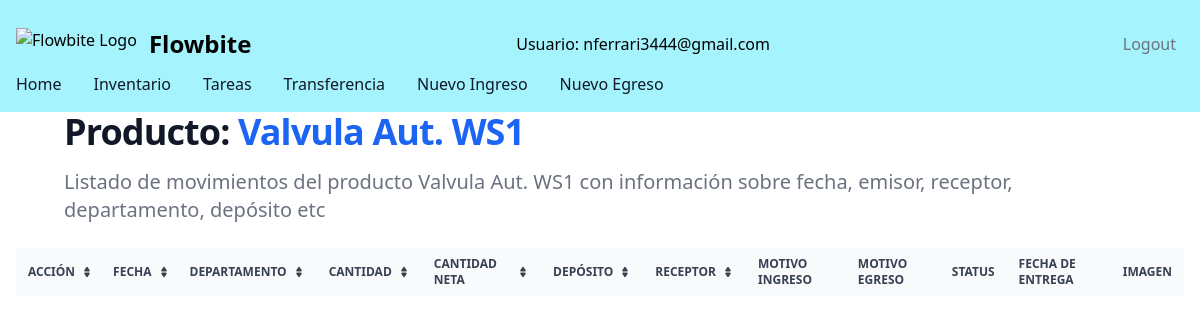
The app's page /historical-movements/3 (signed in) with its own data.
### filsa/models.py (models this page shows, shortened)
class CustomUser( AbstractBaseUser , PermissionsMixin ):
    ROLES = [('Operator', 'Operator'),
             ('Logistic','Logistic'),
             ('Supervisor','Supervisor')]
    DEPARTMENT = [('Ventas','Ventas'),
                ('Dirección', 'Dirección'),
                ('Administración', 'Administración'),
                ('Taller', 'Taller'),
                ('Logística','Logística')
                ]
    username = models.CharField(max_length=50)
    password = models.CharField(max_length=50)
    email = models.EmailField(max_length=50, blank=False, unique=True,
                              default='', error_messages =
                                {'required': 'Please provide your email address.',
                  'unique': 'An account with this email exist'},)
    departamento = models.CharField(max_length=30, choices = DEPARTMENT, default='Sales')
    role = models.CharField(max_length=40, choices=ROLES, blank=True, null=True)
    is_staff = models.BooleanField(default=False)
    is_superuser = models.BooleanField(default=False)
    is_active = models.BooleanField(default=True)
    USERNAME_FIELD = 'email'
    REQUIRED_FIELDS = ['username']
    objects = CustomUserManager()

class Product(models.Model):
    CATEGORIES = [('Tubos', 'Tubos'),
                  ('Tornillos', 'Tornillos'),
                  ('Accesorios','Accesorios'),
                  ('Maquinas','Maquinas'),
                  ('Insumos','Insumos')
                  ]
    product_id = models.AutoField(primary_key=True)
    name = models.CharField(max_length=50)
    barcode = models.BigIntegerField(verbose_name=u"Codigo de Barras")
    internalCode = models.BigIntegerField(verbose_name=u"Codigo Interno")
    quantity = models.FloatField()
    category = models.CharField(max_length=20, choices=CATEGORIES, default='Insumos')
    location = models.CharField(max_length=20, default='')
    supplier = models.CharField(max_length=20, default='')
    warehouse = models.ForeignKey(Warehouses, on_delete=models.CASCADE, related_name='warehouse_name')
    deltaQuantity = models.FloatField()
    stockSecurity = models.IntegerField()
    inTransit = models.BooleanField()

### filsa/views.py (the view)
# urls.py: path('historical-movements/<int:product_id>', StockHistoryView.as_view(), name= "stockhistory" ) ,
class StockHistoryView(LoginRequiredMixin, generic.ListView):
    model = StockMovements
    template_name = 'stockhistory.html'
    def get_context_data(self, **kwargs):
        print('kwargs', self.kwargs)
        product_id = self.kwargs['product_id']
        product_name = Product.objects.filter(product_id=product_id)
        context = super(StockHistoryView, self).get_context_data(**kwargs)
        movements = StockMovements.objects.filter(product=product_id)
        context['movements'] = StockMovements.objects.filter(product=product_id)
        context['product'] = product_name[0].name
        return context

### filsa/templates/stockhistory.html (shortened to what this page needs)
{% extends '_base.html' %}
{% load static %}
{% block content %}
<h1 class="mb-4 text-2xl sm:px-16 xl:px-48 font-extrabold leading-none tracking-tight text-gray-900 md:text-3xl lg:text-4xl dark:text-white">Producto: <span class="text-blue-600 dark:text-blue-500">{{product}}</span></h1>
<p class="mb-6 text-lg font-normal text-gray-500 lg:text-xl sm:px-16 xl:px-48 dark:text-gray-400">Listado de movimientos del producto {{product}} con información sobre fecha, emisor, receptor, departamento, depósito etc</p>
<div class="w-full px-4 relative overflow-x-auto">
    <table class="text-sm text-left rtl:text-right text-gray-500 dark:text-gray-400">
        <thead class="text-xs text-gray-700 uppercase bg-gray-50 dark:bg-gray-700 dark:text-gray-400">
            <tr>
                <th scope="col" class="px-3 py-2">
                    <div class="flex items-center">
                        Acción
                        <a href="#"></a>
                    </div>
                </th>
                <th scope="col" class="px-2 py-2">
                    <div class="flex items-center">
                        Fecha
                        <a href="#"></a>
                    </div>
                </th>
                <th scope="col" class="px-3 py-2">
                    <div class="flex items-center">
                        Departamento
                        <a href="#"></a>
                    </div>
                </th>
                <th scope="col" class="px-3 py-2">
                    <div class="flex items-center">
                        Cantidad
                        <a href="#"></a>
                    </div>
                </th>
                <th scope="col" class="px-3 py-2">
                    <div class="flex items-center">
                        Cantidad Neta
                        <a href="#"></a>
                    </div>
                </th>
                <th scope="col" class="px-3 py-2">
                    <div class="flex items-center">
                        Depósito
                        <a href="#"></a>
                    </div>
                </th>
                <th scope="col" class="px-3 py-2">
                    <div class="flex items-center">
                        Receptor
                        <a href="#"></a>
                    </div>
                </th>
                <th scope="col" class="px-3 py-2">
                    <div class="flex items-center">
                    <span>Motivo Ingreso</span>
                </div>
                </th>
                <th scope="col" class="px-3 py-2">
                    <div class="flex items-center">
                    <span>Motivo Egreso</span>
                </div>
                </th>
                <th scope="col" class="px-3 py-2">
                    <div class="flex items-center">
                    <span>Status</span>
                </div>
                </th>
                <th scope="col" class="px-3 py-2">
                    <div class="flex items-center">
                    <span>Fecha de Entrega</span>
                </div>
                </th>
                <th scope="col" class="px-3 py-2">
                    <div class="flex items-center">
                    <span>Imagen</span>
                </div>
                </th>
            </tr>
        </thead>
    </table>
</div>
  {% endblock content %}

### filsa/templates/_base.html (shortened to what this page needs)
{% load compress %}
{% load static %}
{% load grouptag %}
<!DOCTYPE html>
<html lang="en">
<head>
<link rel="stylesheet" href="https://ajax.googleapis.com/ajax/libs/jqueryui/1.11.4/themes/smoothness/jquery-ui.css">
    {% compress css %}
    <link rel="stylesheet" href="{% static 'src/output.css' %}">
    {% endcompress %}
</head>
<nav class="bg-cyan-200 border-gray-200 dark:bg-gray-900">
    <div class="max-w-screen-xl flex flex-wrap items-center justify-between mx-auto p-4">
      <a href="https://flowbite.com/" class="flex items-center space-x-3 rtl:space-x-reverse">
          <img src="https://flowbite.com/docs/images/logo.svg" class="h-8" alt="Flowbite Logo" />
          <span class="self-center text-2xl font-semibold whitespace-nowrap dark:text-white">Flowbite</span>
      </a>
      {% if user.is_authenticated %}
      <div class="flex text-black-400 items-center lg:mr-20 sm:mr-0 lm:mr-0">
        Usuario: {{ user.get_username }}
      </div>
      <a href="{% url 'logout' %}" class="py-4 px-2 text-gray-500 hover:text-green-500 transition duration-300">Logout</a>
      {% else %}
      <a href="{% url 'login' %}" class="py-4 px-2 text-gray-500 hover:text-green-500 transition duration-300">Login</a>
      {% endif %}
      <div class="hidden w-full md:block md:w-auto" id="navbar-default">
        <ul class="font-medium flex flex-col p-4 md:p-0 mt-4 border border-gray-100 rounded-lg md:flex-row md:space-x-8 rtl:space-x-reverse md:mt-0 md:border-0 dark:bg-gray-800 md:dark:bg-gray-900 dark:border-gray-700">
          <li>
            <a href="{% url 'stock' %}" class="text-gray-900 rounded hover:bg-gray-100 md:border-0 md:hover:text-blue-700 md:p-0 dark:text-white md:dark:hover:text-blue-500 dark:hover:bg-gray-700 dark:hover:text-white md:dark:hover:bg-transparent">Home</a>
          </li>
          <li>
            <a href="{% url 'stock' %}" class="block py-2 px-3 text-gray-900 rounded hover:bg-gray-100 md:border-0 md:hover:text-blue-700 md:p-0 dark:text-white md:dark:hover:text-blue-500 dark:hover:bg-gray-700 dark:hover:text-white md:dark:hover:bg-transparent">Inventario</a>
          </li>
          <li>
            <a href="{% url 'tasks' %}" class="block py-2 px-3 text-gray-900 rounded hover:bg-gray-100 md:border-0 md:hover:text-blue-700 md:p-0 dark:text-white md:dark:hover:text-blue-500 dark:hover:bg-gray-700 dark:hover:text-white md:dark:hover:bg-transparent">Tareas</a>
          </li>
          <li>
            {% if user.groups.all.0.name.strip == "Administrador"  or user.groups.all.0.name.strip == "Supervisor"  or user.groups.all.0.name.strip == "Técnico"   or user.groups.all.0.name.strip == "Logística" %}
            <a href="{% url 'transfer' %}" class="block py-2 px-3 text-gray-900 rounded hover:bg-gray-100 md:border-0 md:hover:text-blue-700 md:p-0 dark:text-white md:dark:hover:text-blue-500 dark:hover:bg-gray-700 dark:hover:text-white md:dark:hover:bg-transparent">Transferencia</a>
            {% endif %}
          </li>
          <li>
          {% if user.groups.all.0.name.strip == "Administrador"  or user.groups.all.0.name.strip == "Supervisor" %}
            <a href="{% url 'inbound' %}" class="block py-2 px-3 text-gray-900 rounded hover:bg-gray-100 md:border-0 md:hover:text-blue-700 md:p-0 dark:text-white md:dark:hover:text-blue-500 dark:hover:bg-gray-700 dark:hover:text-white md:dark:hover:bg-transparent">Nuevo Ingreso</a>
           {% endif %}
          </li>
          <li>
            {% if user.groups.all.0.name.strip == "Administrador"  or user.groups.all.0.name.strip == "Supervisor" or user.groups.all.0.name.strip == "Comercial" %}
            <a href="{% url 'outboundorder' %}" class="block py-2 px-3 text-gray-900 rounded hover:bg-gray-100 md:border-0 md:hover:text-blue-700 md:p-0 dark:text-white md:dark:hover:text-blue-500 dark:hover:bg-gray-700 dark:hover:text-white md:dark:hover:bg-transparent">Nuevo Egreso</a>
            {% endif %}
          </li>
        </ul>
      </div>
    </div>
  </nav>
 {% block content %}
 {% endblock content %}
</body>
</html>

### records on screen
CustomUser: get_username "nferrari3444@gmail.com"
Product: name "Valvula Aut. WS1"
